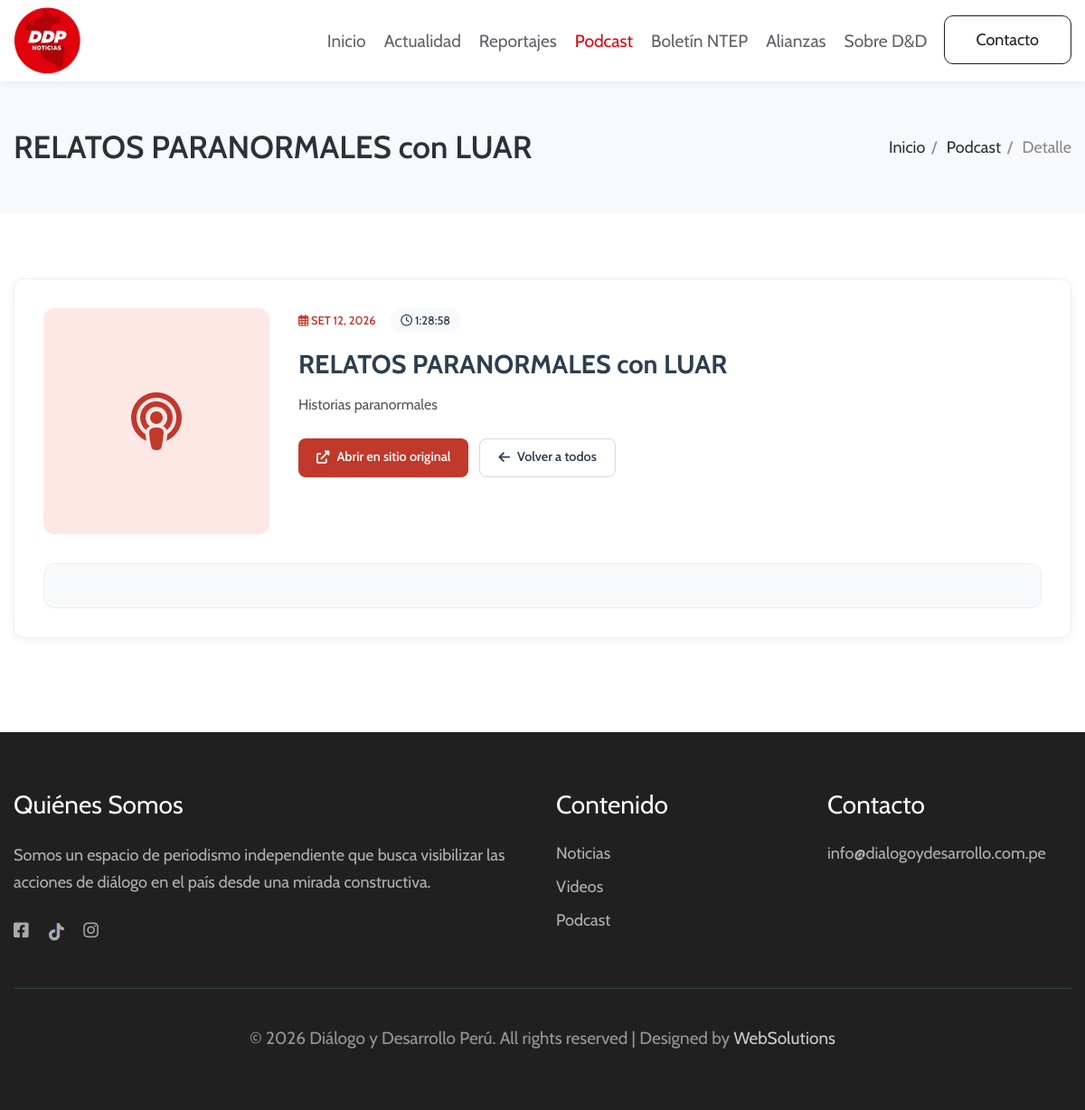
Page /podcast-detalle.php?id=1 on the committed database.
### tables this page shows
CREATE TABLE `podcasts` (
  `id` int(10) UNSIGNED NOT NULL,
  `titulo` varchar(255) NOT NULL,
  `descripcion` text DEFAULT NULL,
  `imagen` varchar(500) DEFAULT NULL,
  `url_embed` varchar(500) NOT NULL,
  `duracion` varchar(20) DEFAULT NULL,
  `fecha_publicacion` date NOT NULL,
  `estado` varchar(20) DEFAULT 'publicado',
  `usuario_id` int(10) UNSIGNED NOT NULL
);

### podcast-detalle.php (the view, shortened to what this page needs)
<?php
require_once 'config/conexion.php';
$id = isset($_GET['id']) ? (int)$_GET['id'] : 0;
$stmt = $pdo->prepare("SELECT * FROM podcasts WHERE id = ? AND (estado = 'publicado' OR estado IS NULL)");
$stmt->execute([$id]);
$podcast = $stmt->fetch();
function formatearFechaPodcast($fecha) {
    $meses = ['Ene','Feb','Mar','Abr','May','Jun','Jul','Ago','Set','Oct','Nov','Dic'];
    $ts = strtotime($fecha);
    return $meses[(int)date('n', $ts) - 1] . ' ' . date('d', $ts) . ', ' . date('Y', $ts);
}
?>
<!DOCTYPE html>
<html lang="es">
<head>
    <link rel="stylesheet" href="https://cdnjs.cloudflare.com/ajax/libs/font-awesome/6.0.0/css/all.min.css">
    <link rel="stylesheet" href="assets/css/style-starter.css">
</head>
<body>
    <header id="site-header" class="fixed-top">
        <div class="container">
            <nav class="navbar navbar-expand-lg stroke">
                <a class="navbar-brand" href="index.php">
                    <img src="assets/images/logo.png" alt="DDP Noticias" style="height:75px;" />
                </a>
                <div class="collapse navbar-collapse" id="navbarTogglerDemo02">
                    <ul class="navbar-nav ml-auto">
                        <li class="nav-item"><a class="nav-link" href="index.php">Inicio</a></li>
                        <li class="nav-item"><a class="nav-link" href="noticias.php">Actualidad</a></li>
                        <li class="nav-item"><a class="nav-link" href="reportajes.php">Reportajes</a></li>
                        <li class="nav-item active"><a class="nav-link" href="podcast.php">Podcast</a></li>
                        <li class="nav-item"><a class="nav-link" href="boletines.php">Boletín NTEP</a></li>
                        <li class="nav-item"><a class="nav-link" href="alianzas.php">Alianzas</a></li>
                        <li class="nav-item"><a class="nav-link" href="sobre-nosotros.php">Sobre D&D</a></li>
                        <li class="ml-2"><a href="contacto.php" class="btn btn-style btn-outline-secondary">Contacto</a></li>
                    </ul>
                </div>
            </nav>
        </div>
    </header>
    <section class="breadcrumb-area py-sm-5 py-4">
        <div class="container">
            <div class="row">
                <div class="col-md-12">
                    <div class="breadcrumb-contents">
                        <h2 class="title-big"><?php echo htmlspecialchars($podcast['titulo']); ?></h2>
                        <div class="breadcrumb">
                            <ul>
                                <li><a href="index.php">Inicio</a></li>
                                <li><a href="podcast.php">Podcast</a></li>
                                <li class="active">Detalle</li>
                            </ul>
                        </div>
                    </div>
                </div>
            </div>
        </div>
    </section>
    <div class="grids-block-5 py-5">
        <section class="py-lg-4 py-md-3">
            <div class="container">
                <div class="podcast-detalle">
                    <div class="podcast-detalle-header">
                        <div>
                            <?php if (!empty($podcast['imagen']) && imagenPodcastExiste($podcast['imagen'])): ?>
                                <img src="<?php echo htmlspecialchars(urlImagenPodcast($podcast['imagen'])); ?>"
                                     alt="<?php echo htmlspecialchars($podcast['titulo']); ?>"
                                     class="podcast-detalle-imagen">
                            <?php else: ?>
                                <div class="podcast-detalle-no-img">
                                    <i class="fas fa-podcast"></i>
                                </div>
                            <?php endif; ?>
                        </div>
                        <div class="podcast-detalle-info">
                            <div class="podcast-meta">
                                <span class="fecha">
                                    <i class="far fa-calendar-alt"></i>
                                    <?php echo formatearFechaPodcast($podcast['fecha_publicacion']); ?>
                                </span>
                                <?php if (!empty($podcast['duracion'])): ?>
                                <span class="duracion">
                                    <i class="far fa-clock"></i>
                                    <?php echo htmlspecialchars($podcast['duracion']); ?>
                                </span>
                                <?php endif; ?>
                            </div>
                            <h1><?php echo htmlspecialchars($podcast['titulo']); ?></h1>
                            <?php if (!empty($podcast['descripcion'])): ?>
                            <p class="podcast-detalle-desc"><?php echo nl2br(htmlspecialchars($podcast['descripcion'])); ?></p>
                            <?php endif; ?>
                            <div class="podcast-botones">
                                <?php if (!empty($podcast['url_embed'])): ?>
                                <a href="<?php echo htmlspecialchars($podcast['url_embed']); ?>"
                                   target="_blank"
                                   class="btn-link-externo">
                                    <i class="fas fa-external-link-alt"></i> Abrir en sitio original
                                </a>
                                <?php endif; ?>
                                <a href="podcast.php" class="btn-volver">
                                    <i class="fas fa-arrow-left"></i> Volver a todos
                                </a>
                            </div>
                        </div>
                    </div>
                    <?php if (!empty($podcast['url_embed'])): ?>
                    <div class="podcast-embed-container">
                    </div>
                    <?php endif; ?>
                </div>
            </div>
        </section>
    </div>
    <section class="w3l-footer-29-main py-5" id="footer">
        <div class="footer-29 py-md-3">
            <div class="container">
                <div class="row footer-top-29">
                    <div class="col-lg-6 col-md-6 footer-list-29 footer-1">
                        <h6 class="footer-title-29">Quiénes Somos</h6>
                        <p>Somos un espacio de periodismo independiente que busca visibilizar las acciones de diálogo en el país desde una mirada constructiva.</p>
                        <div class="main-social-footer-29">
                            <a target="_blank" href="https://www.facebook.com/DialogoyDesarrolloPeru" class="facebook"><span class="fa fa-facebook-square"></span></a>
                            <a target="_blank" href="https://www.tiktok.com/@dialogo.y.desarrollo" class="twitter"><img src="assets/images/tiktokp.png" style="height:20px;"></a>
                            <a target="_blank" href="https://www.instagram.com/dialogo.y.desarrollo/" class="instagram"><span class="fa fa-instagram"></span></a>
                        </div>
                    </div>
                    <div class="col-lg-3 col-md-6 footer-list-29 footer-2 mt-md-0 mt-5">
                        <ul>
                            <h6 class="footer-title-29">Contenido</h6>
                            <li><a href="noticias.php">Noticias</a></li>
                            <li><a href="videos.php">Videos</a></li>
                            <li><a href="podcast.php">Podcast</a></li>
                        </ul>
                    </div>
                    <div class="col-lg-3 col-md-6 mt-lg-0 mt-5 footer-list-29 footer-3">
                        <div class="properties">
                            <h6 class="footer-title-29">Contacto</h6>
                            <ul>
                                <li><a href="mailto:info@dialogoydesarrollo.com.pe">info@dialogoydesarrollo.com.pe</a></li>
                            </ul>
                        </div>
                    </div>
                </div>
                <div class="bottom-copies text-center">
                    <p class="copy-footer-29">© <?php echo date('Y'); ?> Diálogo y Desarrollo Perú. All rights reserved | Designed by <a target="_blank" href="https://www.wsperu.info">WebSolutions</a></p>
                </div>
            </div>
        </div>
    </section>
</body>
</html>

### podcast-detalle.php (style rules this page uses)
.podcast-detalle { background: #fff; border-radius: 12px; border: 1px solid #ecf0f1; box-shadow: 0 2px 12px rgba(0,0,0,0.06); padding: 2rem; margin-bottom: 2rem; }
.podcast-detalle-header { display: grid; grid-template-columns: 250px 1fr; gap: 2rem; margin-bottom: 2rem; }
.podcast-detalle-no-img { width: 100%; aspect-ratio: 1; display: flex; align-items: center; justify-content: center; background: #fde8e6; border-radius: 12px; color: #c0392b; font-size: 4rem; }
.podcast-detalle-info h1 { font-size: 1.8rem; color: #2c3e50; margin-bottom: 0.75rem; font-weight: 700; line-height: 1.3; }
.podcast-meta { display: flex; gap: 1rem; align-items: center; font-size: 0.9rem; color: #7f8c8d; margin-bottom: 1rem; flex-wrap: wrap; }
.podcast-meta .fecha { color: #c0392b; font-weight: 600; text-transform: uppercase; font-size: 0.8rem; }
.podcast-meta .duracion { background: #f8f9fa; padding: 0.25rem 0.75rem; border-radius: 999px; font-size: 0.8rem; color: #2c3e50; font-weight: 500; }
.podcast-detalle-desc { color: #555; font-size: 1rem; line-height: 1.7; margin-bottom: 1.5rem; }
.podcast-botones { display: flex; gap: 0.75rem; flex-wrap: wrap; }
.btn-link-externo { display: inline-flex; align-items: center; gap: 0.5rem; padding: 0.6rem 1.25rem; background: #c0392b; color: white; border-radius: 8px; font-weight: 600; font-size: 0.9rem; transition: all 0.3s; text-decoration: none; border: none; cursor: pointer; }
.btn-volver { display: inline-flex; align-items: center; gap: 0.5rem; padding: 0.6rem 1.25rem; background: transparent; color: #2c3e50; border: 1px solid #d5d8dc; border-radius: 8px; font-weight: 600; font-size: 0.9rem; transition: all 0.3s; text-decoration: none; }
.podcast-embed-container { background: #f8f9fa; border-radius: 12px; padding: 1.5rem; border: 1px solid #ecf0f1; }

### rows in the picture
podcasts: titulo "RELATOS PARANORMALES con LUAR", fecha_publicacion "SET 12, 2026", duracion "1:28:58", descripcion "Historias paranormales"
